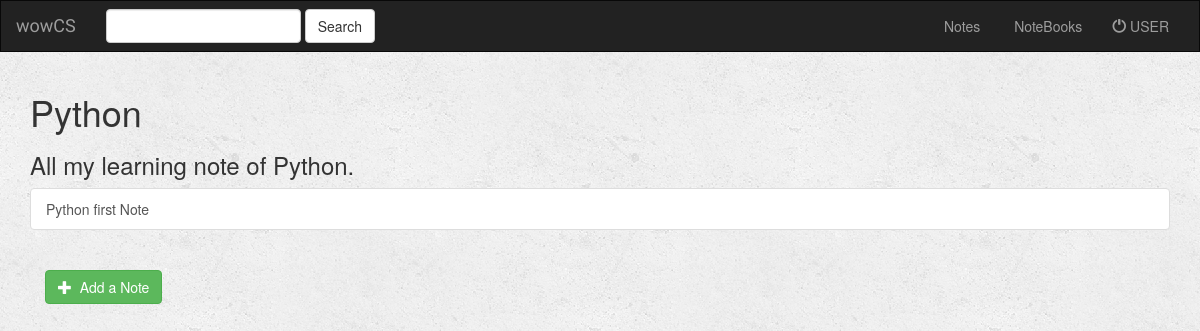
The page /wowCS/notebook/Python/ (signed in) on the database as committed earlier.
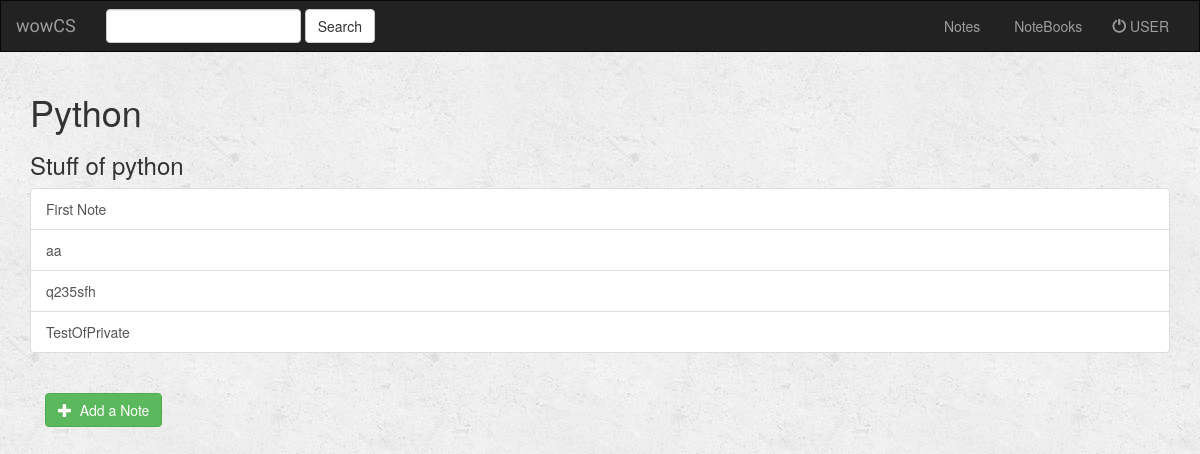
The same page on the database as committed later.
### wowCS/models.py (models this page shows, shortened)
class Notebook(models.Model):
    user = models.ForeignKey(User, default=1)
    notebook_title = models.CharField(max_length=500)
    notebook_description = models.CharField(max_length=250,null=True)
    class Meta:
        unique_together = ('user', 'notebook_title',)

class Note(models.Model):
    notebook = models.ForeignKey(Notebook,on_delete= models.CASCADE,null=True,blank=True)
    user = models.ForeignKey(User, default=1)
    note_title = models.CharField(max_length=200)
    note_content = models.TextField()
    ispublic = models.BooleanField(default=True)
    favorite_count = models.IntegerField(default=0)

### wowCS/views.py (the view)
# urls.py: url(r'^notebook/(?P<notebook_title>[a-zA-Z0-9]+)/$',views.NoteBookView.as_view(), name = 'catalogue'),
class NoteBookView(generic.ListView):
    template_name = 'wowCS/catalogue.html'
    context_object_name = 'notebook'
    def get_queryset(self):
        notebook = Notebook.objects.get(notebook_title=self.kwargs.get('notebook_title'),user=self.request.user)
        if notebook.user==self.request.user:
            return notebook
        else:
            return None
    def get(self, request, *args, **kwargs):
        if not request.user.is_authenticated():
            return render(request, 'wowCS/login.html')
        else:
            self.object_list = self.get_queryset()
            if not self.object_list:
                return render(request,'wowCS/wrong.html',{'error_message':"<h1>You can't see that notebook!</h1>"})
            context = self.get_context_data()
            return self.render_to_response(context)

### wowCS/templates/wowCS/catalogue.html (shortened to what this page needs)
{% extends 'wowCS/base.html' %}
{% block navbar %}
{% include 'wowCS/navbar.html' with islogin=True %}
{% endblock %}
{% block body %}
    <h1>{{ notebook.notebook_title }}</h1>
    <h3>{{ notebook.notebook_description }}</h3>
    <div class="list-group">
        {% for note in notebook.note_set.all %}
          <a class="list-group-item"
             href = '{% url 'wowCS:detail' note.id %}'>
            {{note.note_title}}
          </a>
        {% endfor %}
    </div>
    <div class="col-sm-12">
        <br>
        <a href="{% url 'wowCS:note-add' %}">
            <button type="button" class="btn btn-success">
                <span class="glyphicon glyphicon-plus"></span>&nbsp; Add a Note
            </button>
        </a>
    </div>
{% endblock %}

### wowCS/templates/wowCS/base.html (shortened to what this page needs)
<!DOCTYPE html>
<html lang="en">
<head>
    {% load staticfiles %}
    <link rel="stylesheet" href="https://maxcdn.bootstrapcdn.com/bootstrap/3.3.6/css/bootstrap.min.css"/>
</head>
<body>
    {% block navbar %}
    {% endblock %}
    <div class="container">
    {% block body %}
    {% endblock %}
    </div>
    <link rel="stylesheet" type="text/css" href="{% static 'style.css' %}"/>
</body>
</html>

### wowCS/templates/wowCS/navbar.html (shortened to what this page needs)
<nav class="navbar navbar-inverse">
    <div class="container-fluid">
        <div class="navbar-header">
            <a class="navbar-brand" href="{% url 'wowCS:index' %}">wowCS</a>
        </div>
        <div class="collapse navbar-collapse" id="topNavBar">
            <form class="navbar-form navbar-left" role="search" method="get" action="#">
                <div class="form-group">
                    <input type="text" class="form-control" name="q" value="">
                </div>
                <button type="submit" class="btn btn-default">Search</button>
            </form>
            <ul class="nav navbar-nav navbar-right">
                {% if islogin %}
                    <li class="" >
                      <a id="menu2" class="dropdown-toggle" data-toggle="dropdown" href="">
                          &nbsp;Notes
                      </a>
                    </li>
                    <li class="" >
                      <a id="menu1" class="dropdown-toggle" data-toggle="dropdown" href="{% url 'wowCS:index' %}">
                          &nbsp;NoteBooks
                      </a>
                    </li>
                    <li class="" >
                        <a id="menu3" class="dropdown-toggle" href="#" data-toggle="dropdown">
                            <span class="glyphicon glyphicon-off" aria-hidden="true"></span>&nbsp;USER
                        </a>
                    </li>
                {% endif %}
            </ul>
        </div>
    </div>
</nav>

### wowCS/static/style.css (style rules this page uses)
body { background: white url("images/background.png"); }
.navbar { border-radius: 0px !important; }
.navbar-brand { font-family:'Satisfy',cursive; }

Rows that differ between the two databases and show on the page:
removed Note: note_title "Python first Note"
changed Notebook "Python": notebook_description "All my learning note of Python." → "Stuff of python"
added Note: note_title "First Note"
added Note: note_title "aa"
added Note: note_title "q235sfh"
added Note: note_title "TestOfPrivate"
